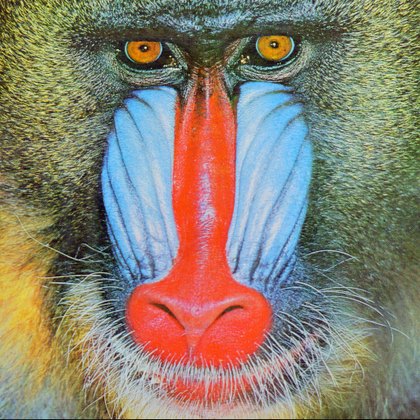
%> input picture Proyecto/4.2.03.tiff, 420 x 420 px, shrunk from 512 x 512 before the run
$ octave Principal_Proj.m   (GNU Octave 9; MATLAB toolbox functions it lacks are replaced by stand-ins)
%> lines starting %> are read from the running program, lines starting %| are printed output that depends on the picture
### Proyecto/SVD_proj.m
function [U,S,V]=SVD_proj(A,k)
% Nombre del programa: SVD_proj.m
% Autor(es): Sebastian Cortez - Valentina Cordova - Maria Fernanda Molina -
% Emil Vega
% Email del (los) autor(es): sebastian.cortez@yachaytech.edu.ec -
% airina.cordova@yachaytech.edu.ec maria.molina@yachaytech.edu.ec -
% emil.vega@yachaytech.edu.ec
% Fecha de entrega: Julio 21 de 2016
% Breve descripcion del programa : La siguiente función realiza la
% descomposición en valores singulares de una matriz
% Datos de entrada:
% A: Matriz a aproximar
% k: Número de valores singulares para la aproximación
% Datos de salida:
% U: Matriz formada a partir de S y V
% S: Matriz diagonal con los valores singulares
% V: Matriz con los autovectores ortonormalizados

% Condicionamos que k debe ser menor que el tamaño de la matriz A
if k > length(A)
    fprintf('El número de autovalores debe ser menor o igual al tamaño de la matriz')
else
    % AD es una deflación de A
    AD = A*A';
    lambda = zeros(1,k);
    V=zeros(length(A),k);
    S=zeros(k,k);
    U=zeros(length(A),k);
    for i=1:k
        % El método de Hotelling nos da los autovalores y los autovectores
        [AD,lambda(i),x1] = Def_Hotelling (AD);
        % Encontramos el valor singular y lo guardamos en la matriz S
        S(i,i) = sqrt(lambda(i));
        % Invocamos el código Inv_Pow para obtener una mejor aproximación
        % del autovector. Pasamos como paŕametro sigma = lambda + epsilon;
        % con epsilon una pequeña perturbación
        [~,x1,~]= Inv_Pow_Z(A'*A,lambda(i)+1e-3,1e-10,1000,x1);
        % Guardamos el autovector obtenido en la matriz V
        V(:,i)=x1;
    end
    % Ortonormalizamos las columnas de la matriz V mediante la función de
    % gram_schmidt
    V = gram_schmidt (V);
    for i=1:k
        % Obtenemos la matriz U a partir de S y V
        U(:,i) = (A*V(:,i))/S(i,i);
    end
    % Ortonormalizamos las columnas de la matriz U mediante la función de
    % gram_schmidt
    U=gram_schmidt (U);
end

### Proyecto/Def_Hotelling.m
function [AD,lambda,v1] = Def_Hotelling (A)
% Este programa calcula el autovalor de m�dulo m�ximo de A orden n
% ( k <= n) via M�todo de la potencias.
% Devuelve el autopar (lambda,x) y una matriz similar AD que
% representa una deflaci�n de A por el m�todo de Hotelling.
% Si el espectro de A es {l1,l2, ...,ln} tal que:
% |l1| > |l2| >= ....|ln| entonces el espectro de AD es
% {0,l2,l3,...,ln}
%
% Input:
%        A:  Una matriz sim�trica de orden n
% Output:
%
% Autor: Zenaida Castillo
% Fecha: 11/07/2016

[m,n]= size(A);
if n ~=m
    disp('Matriz A debe ser cuadrada');
    return;
end;

tol=1e-10; maxit=100000;
x0=randn(n,1);
[lambda,x,iter]=Power_method_Z(A,tol,maxit,x0);
if iter >= maxit
    disp('no convergencia');
end

v1=x/norm(x);
% Proceso de deflacion
AD = A -lambda*(v1*v1');

### Proyecto/Power_method_Z.m
function [lambda,x,i]=Power_method_Z(A,tol,maxit,x0)
%=============================================================
% Power method: Computes the eigenvalue/eigenvector of
% largest module.
%Input:     A, the matrix.
%           tol, a tolerance for stopping criteria.
%           maxit, the maximun number of itertions allowed.
%           x0, an initial guess for the eigenvector.
%Output:    lambda, an approximation to the eigenvalue of the
%           largest module.
%           x, an approximation to the associate eigenvector.
%           i, iterations required to coverge.
%
%Date: April, 2016
%Author: Z. Castillo
%=============================================================
[m,n]=size(A); lambda0=inf; naf=norm(A,'fro');
if m~=n
    disp('A no es cuadrada');
    return;
end;
conv=0; i=0;
while conv==0 && i < maxit
    i=i+1;
    y = A*x0;
    if norm(y) < 1e-10
        lambda=0;
        return;
    end;
    x = y/norm(y);
    w=x0/norm(y);
    lambda=x'*A*x;
    if ((norm(x-x0)/naf < tol) || (abs(lambda-lambda0)/naf < tol))
        conv=1;
    end
    x0=x;  lambda0=lambda;
end;
if i==maxit
    disp('Numero maximo de iteraciones alcanzado');
else
    %fprintf('it = %3i, lambda = %12.5e\n',i,lambda);
end;

### Proyecto/Inv_Pow_Z.m
function [mu,x1,it]= Inv_Pow_Z(A,sigma,tol,maxit,x0)
%=============================================================
% Inverse Iteration method: Computes the eigenvalue/eigenvector
% closest to sigma.
%Input:     A, the matrix.
%           sigma, the shift.
%           tol, a tolerance for stopping criteria.
%           maxit, the maximun number of itertions allowed.
%           x0, an initial guess for the eigenvector.
%Output:    mu, an approximation to the eigenvalue closest
%           to sigma.
%           x1, an approximation to the associate eigenvector.
%           it, iterations required to coverge.
%
%Date: April, 2016
%Author: Z. Castillo
%=============================================================
n = length(A);
[L,U]=lu(A-sigma*eye(n)); conv=0; it=0; naf=norm(A,'fro');
while (conv==0 & it < maxit)
    it = it+1;
    y = U\(L\x0);
    x1 = y/norm(y);
    w = x0/norm(y);
    rho = x1'*w;
    mu = sigma+rho;
    r = w -rho*x1;
    x0=x1;
    if ((norm(r)/naf) < tol) conv=1; end;
end;
if i==maxit
    disp('Numero maximo de iteraciones alcanzado');
else
    %fprintf('it = %3i, lambda = %12.5e\n',it,mu);
end;

### Proyecto/gram_schmidt.m
function Q = gram_schmidt (A)
% Nombre del programa: gram_scgmidt.m
% Autor(es): Sebastian Cortez - Valentina Cordova - Maria Fernanda Molina -
% Emil Vega
% Email del (los) autor(es): sebastian.cortez@yachaytech.edu.ec -
% airina.cordova@yachaytech.edu.ec maria.molina@yachaytech.edu.ec -
% emil.vega@yachaytech.edu.ec
% Fecha de entrega: Julio 21 de 2016
% Breve descripcion del programa : La siguiente función realiza la
% ortonormalización de las columnsas de A
% Datos de entrada:
% A: Matriz a ortonormalizar
% Datos de salida:
% Q: Matriz ortonormalizada

[m,n]=size(A);
Q=zeros(m,n);
R=zeros(n,n);
for j=1:n
    % Inicializamos la primera columna de Q
    v=A(:,j);
    for i=1:j-1
        % Realizamos la resta dependiendo de las columnas de A
        R(i,j)=Q(:,i)'*A(:,j);
        % Guardamos el nuevo valor de v
        v=v-R(i,j)*Q(:,i);
    end
    % Guardamos la norma de v
    R(j,j)=norm(v);
    % Creamos nuetra matriz Q ortonormalizada dividiendo el vector v por la
    % norra del mismo.
    Q(:,j)=v/R(j,j);
end


### Proyecto/Principal_Proj.m
% Nombre del programa: Principal_Proy.m
% Autor(es): Sebastian Cortez - Valentina Cordova - Maria Fernanda Molina -
% Emil Vega
% Email del (los) autor(es): sebastian.cortez@yachaytech.edu.ec -
% airina.cordova@yachaytech.edu.ec maria.molina@yachaytech.edu.ec -
% emil.vega@yachaytech.edu.ec
% Fecha de entrega: Julio 21 de 2016
% Breve descripcion del programa : El siguiente script calcula la imágen
% aproximada de A, dependiendo de la cantidad de valores singulares (k) que
% se desee, asi como tambien grafica la imagen original A y la aproximada
% de A. Además, si se desea se puede obtener una gráfica de los errores
% relativos por cada color para distintos valores de k.
% Datos de entrada:
% Nobre de la imagen original
% Núumero de valores singulares que se desean calcular
% Datos de salida:
% Imagen de A y aproximación de A y su error relativo para distintos valores de k.

clear
clc
%Se ingresa el nombre del archivo a aproximar
imagen =input('Escriba el nombre de la imagen a aproximar \ncon su extención respectiva y entre comillas simples: ');
%> the answer given: '4.2.03.tiff'
%imread transforma la imagen en una matriz
A=imread(imagen);
%> A is the input picture: size 420x420x3 uint8; mean R, G, B 137.4, 128.9, 113.1
fprintf('El tamaño de su matriz es: %i\n', length(A))
%| El tamaño de su matriz es: 420
k=input('Ingrese el número de valores singulares que desee: ');
%> the answer given: 3
%La matriz A conste de 3 matrices. Separamos cada una. Ar ( Matriz Color
%Rojo) Ag(Matriz color verde) Ab (Matriz Color Azul)
Ar = A(:, :, 1);
Ag = A(:, :, 2);
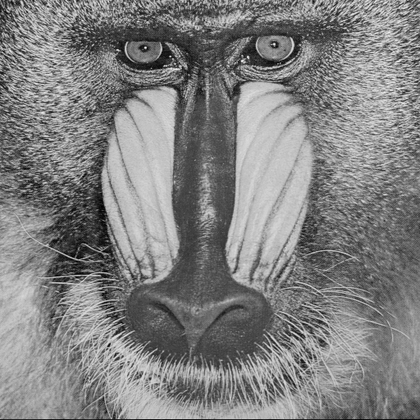
%> Ag: size 420x420 uint8; min 0, max 255, mean 128.9
Ab = A(:, :, 3);
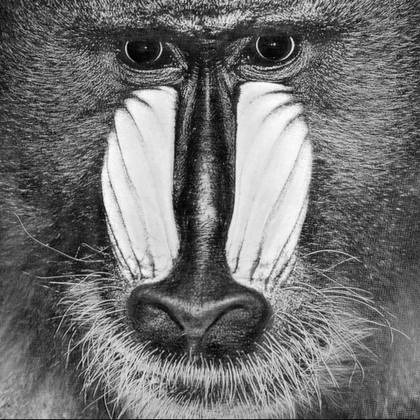
%> Ab: size 420x420 uint8; min 0, max 254, mean 113.1

%Devuelve el valor de doble presicion de Ar,Ag,Ab
Ar= double(Ar);
%> Ar: size 420x420 double
Ag= double(Ag);
%> Ag: size 420x420 double
Ab= double(Ab);
%> Ab: size 420x420 double

%Realiza la Descomposicion deValores singulares de cada una de las matrices
[Ur,Sr,Vr]=SVD_proj(Ar,k);
%> the loop in SVD_proj, `for i=1:k` made 3 passes
%> after the loop in SVD_proj, `for i=1:k`: S = [59848.3 0 0; 0 9350.5 0; 0 0 5422.3]; V = 420 rows, first 12: [-0.0509 -0.0362 -0.0708; -0.0506 -0.0351 -0.0776; -0.0511 -0.0271 -0.0813; -0.0512 -0.0288 -0.0816; -0.0511 -0.0313 -0.0832; -0.0512 -0.0312 -0.0818; -0.0518 -0.0271 -0.0806; -0.0522 -0.0215 -0.079; -0.0523 -0.017 -0.0819; -0.052 -0.0164 -0.0859; -0.0523 -0.0149 -0.0867; -0.052 -0.0223 -0.0847]; lambda = [3.58e+09 87432065 29401747.6]; x1 = 420 values, max 0.0728 at index 190, min -0.101 at index 24, mean -0.000165
%> in gram_schmidt, `[m,n]=size(A);`: n = 3
%> the loop in gram_schmidt, `for j=1:n` made 3 passes
%> after the loop in gram_schmidt, `for j=1:n`: Q has the same summary as V in SVD_proj; R = [1 3.26e-15 1.14e-15; 0 1 -2.72e-09; 0 0 1]
%> after the loop in SVD_proj, `for i=1:k`: U = 420 rows, first 12: [-0.0392 0.0709 0.0109; -0.0375 0.0713 0.01; -0.0369 0.0748 0.0121; -0.0371 0.0798 0.00297; -0.0372 0.0863 -0.00652; -0.0359 0.0832 -0.0196; -0.0359 0.0825 -0.0156; -0.0364 0.0882 -0.00693; -0.0362 0.0932 0.00261; -0.0354 0.088 -0.00101; -0.0348 0.0883 -0.00606; -0.0354 0.0933 -0.00233]
%> the loop in gram_schmidt (call 2), `for j=1:n` made 3 passes
%> after the loop in gram_schmidt (call 2), `for j=1:n`: Q = 420 rows, first 12: [-0.0392 0.0725 0.0109; -0.0375 0.0728 0.01; -0.0369 0.0765 0.0121; -0.0371 0.0815 0.00297; -0.0372 0.0882 -0.00652; -0.0359 0.085 -0.0196; -0.0359 0.0843 -0.0156; -0.0364 0.0901 -0.00693; -0.0362 0.0952 0.00261; -0.0354 0.09 -0.00101; -0.0348 0.0902 -0.00606; -0.0354 0.0953 -0.00233]; R = [1 -2.27e-14 -1.66e-14; 0 0.979 2.97e-09; 0 0 1]
%> in SVD_proj, `U=gram_schmidt (U);`: U has the same summary as Q in gram_schmidt
%> Ur has the same summary as Q in gram_schmidt; Sr = [59848.3 0 0; 0 9350.5 0; 0 0 5422.3]; Vr has the same summary as V in SVD_proj
[Ug,Sg,Vg]=SVD_proj(Ag,k);
%> the loop in SVD_proj (call 2), `for i=1:k` made 3 passes
%> after the loop in SVD_proj (call 2), `for i=1:k`: S = [54902.1 0 0; 0 9169.7 0; 0 0 5161.3]; V = 420 rows, first 12: [0.0495 -0.0258 -0.131; 0.0495 -0.0276 -0.139; 0.0499 -0.0311 -0.141; 0.0501 -0.0297 -0.14; 0.0502 -0.0291 -0.142; 0.0501 -0.0277 -0.143; 0.051 -0.0301 -0.135; 0.0517 -0.0341 -0.128; 0.0519 -0.0364 -0.125; 0.0518 -0.0369 -0.127; 0.052 -0.0371 -0.127; 0.0518 -0.0331 -0.125]; lambda = [3.01e+09 84084219.5 26638946.5]; x1 = 420 values, max 0.0847 at index 374, min -0.143 at index 6, mean -0.000766
%> after the loop in gram_schmidt (call 3), `for j=1:n`: Q has the same summary as V in SVD_proj; R = [1 -6.22e-15 5.29e-16; 0 1 -8.1e-11; 0 0 1]
%> after the loop in SVD_proj (call 2), `for i=1:k`: U = 420 rows, first 12: [0.0497 -0.0179 0.0347; 0.0484 -0.0181 0.0367; 0.0477 -0.0264 0.0424; 0.048 -0.0355 0.039; 0.048 -0.0411 0.0452; 0.0464 -0.0357 0.0433; 0.0466 -0.0392 0.039; 0.0477 -0.0427 0.0333; 0.0471 -0.0471 0.038; 0.0461 -0.0452 0.0296; 0.0462 -0.0406 0.0282; 0.0468 -0.0411 0.0467]
%> after the loop in gram_schmidt (call 4), `for j=1:n`: Q = 420 rows, first 12: [0.0497 -0.0179 0.0347; 0.0484 -0.0181 0.0367; 0.0477 -0.0264 0.0424; 0.048 -0.0355 0.039; 0.048 -0.0412 0.0452; 0.0464 -0.0357 0.0433; 0.0466 -0.0392 0.039; 0.0477 -0.0427 0.0333; 0.0471 -0.0471 0.038; 0.0461 -0.0452 0.0296; 0.0462 -0.0406 0.0282; 0.0468 -0.0411 0.0467]; R = [1 3.41e-14 -4.3e-15; 0 1 9.82e-11; 0 0 1]
%> in SVD_proj (call 2), `U=gram_schmidt (U);`: U has the same summary as Q in gram_schmidt
%> Ug has the same summary as Q in gram_schmidt; Sg = [54902.1 0 0; 0 9169.7 0; 0 0 5161.3]; Vg has the same summary as V in SVD_proj
[Ub,Sb,Vb]=SVD_proj(Ab,k);
%> call 3 of SVD_proj, with k = 3
%> in SVD_proj (call 3), `AD = A*A';`:
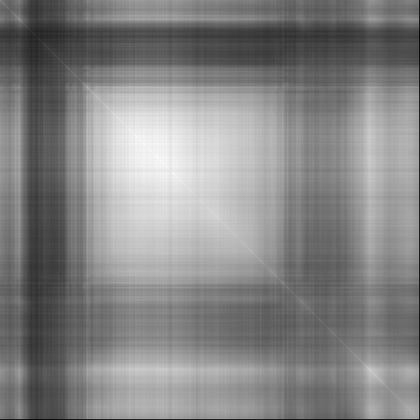
%> AD: size 420x420 double; min 373442, max 10669567, mean 5771708.4; drawn with min black and max white
%> the loop in SVD_proj (call 3), `for i=1:k` made 3 passes
%> pass 1, in SVD_proj (call 3), `[AD,lambda(i),x1] = Def_Hotelling (AD);`:
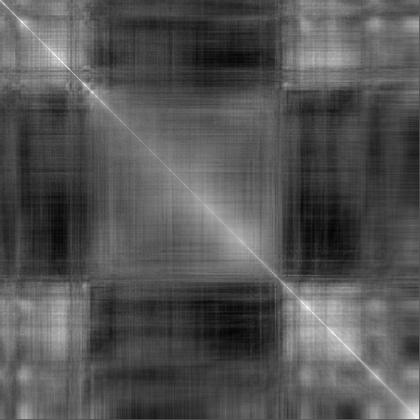
%> AD: size 420x420 double; min -744684.8, max 1536334.7, mean 10037.3; drawn with min black and max white
%> pass 3, in SVD_proj (call 3), `[AD,lambda(i),x1] = Def_Hotelling (AD);`:
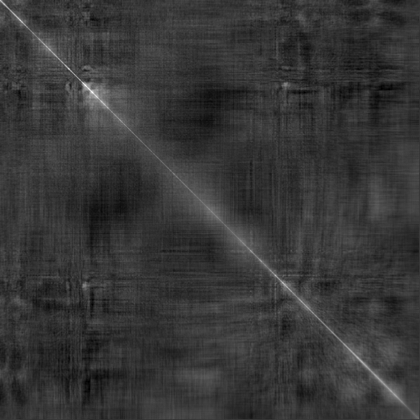
%> AD: size 420x420 double; min -326122.7, max 1176001.2, mean 76.4; drawn with min black and max white
%> after the loop in SVD_proj (call 3), `for i=1:k`: S = [50333 0 0; 0 10901.2 0; 0 0 6423.6]; V = 420 rows, first 12: [-0.0322 -0.0348 0.027; -0.0324 -0.0334 0.0332; -0.0328 -0.0354 0.0375; -0.033 -0.0331 0.0371; -0.0335 -0.0324 0.0346; -0.0336 -0.031 0.0357; -0.0339 -0.0307 0.0372; -0.0345 -0.0314 0.0361; -0.0349 -0.0292 0.035; -0.0345 -0.0303 0.035; -0.0349 -0.0299 0.0378; -0.0351 -0.0273 0.0376]; lambda = [2.53e+09 118836250.3 41263074.8]; x1 = 420 values, max 0.133 at index 176, min -0.102 at index 304, mean 0.00544
%> after the loop in gram_schmidt (call 5), `for j=1:n`: Q has the same summary as V in SVD_proj; R = [1 9.88e-14 -7.41e-14; 0 1 7.48e-11; 0 0 1]
%> after the loop in SVD_proj (call 3), `for i=1:k`: U = 420 rows, first 12: [-0.0432 -0.0402 0.026; -0.0427 -0.0397 0.0257; -0.0421 -0.0451 0.0202; -0.0416 -0.0488 0.0173; -0.0416 -0.0498 0.00279; -0.04 -0.0447 -0.00865; -0.0403 -0.0449 -0.0114; -0.0407 -0.0469 -0.0203; -0.0395 -0.0471 -0.0171; -0.0384 -0.0417 -0.0146; -0.0391 -0.0382 -0.0165; -0.0403 -0.0389 -0.0207]
%> after the loop in gram_schmidt (call 6), `for j=1:n`: Q has the same summary as U in SVD_proj; R = [1 -4.32e-13 5.8e-13; 0 1 -8.2e-11; 0 0 1]
%> Ub has the same summary as U in SVD_proj; Sb = [50333 0 0; 0 10901.2 0; 0 0 6423.6]; Vb has the same summary as V in SVD_proj

%Calculamos la Aproximacion de cada color.
A_red=Ur*Sr*Vr';
A_green=Ug*Sg*Vg';
A_blue=Ub*Sb*Vb';

%Cambiando el tipo de dato
A_red = uint8(floor(A_red));
A_green = uint8(floor(A_green));
A_blue = uint8(floor(A_blue));

%Concatemamos las aproximaciones de las tres matrices de colores.
Aprox_image = cat(3, A_red, A_green, A_blue);

% Grafica de A real y A aproximada.
figure

subplot(1, 2, 1);
imshow(A);
title('Imagen Original');

subplot(1, 2, 2);
imshow(Aprox_image);
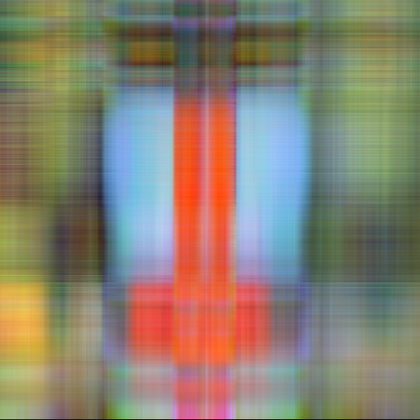
%> displayed picture: size 420x420x3, on the screen's scale of 0 to 255; mean R, G, B 136.9, 128.4, 112.6
title('Imagen Comprimida');

% Gráfica de los valores singulares

% Preguntamos al usuario si desea presentar los valores singulares
r = input('¿Desea presentar los valores singulares? \nDigite 1 o 2: 1 = Si ; 0 = No: ');
%> the answer given: 1
if r==1 || r==0
    if r==1
        % Tranformamos la matriz diagonal de valores singulares en vector
        Sr=diag(Sr);
%> Sr = [59848.3; 9350.5; 5422.3]
        Sg=diag(Sg);
%> Sg = [54902.1; 9169.7; 5161.3]
        Sb=diag(Sb);
%> Sb = [50333; 10901.2; 6423.6]

        x=1:1:k;

        figure
        subplot(2,2,1)
        plot(x,Sr,'r')
        title('Valores singulares - Color rojo')
        xlabel('Posición de los valores singulares')
        ylabel('Valor singular')
        legend('Valores singulares')
        subplot(2,2,2)
        plot(x,Sg,'g')
        title('Valores singulares - Color verde')
        xlabel('Posición de los valores singulares')
        ylabel('Valor singular')
        legend('Valores singulares')
        subplot(2,2,3)
        plot(x,Sb,'b')
        title('Valores singulares - Color blue')
        xlabel('Posición de los valores singulares')
        ylabel('Valor singular')
        legend('Valores singulares')
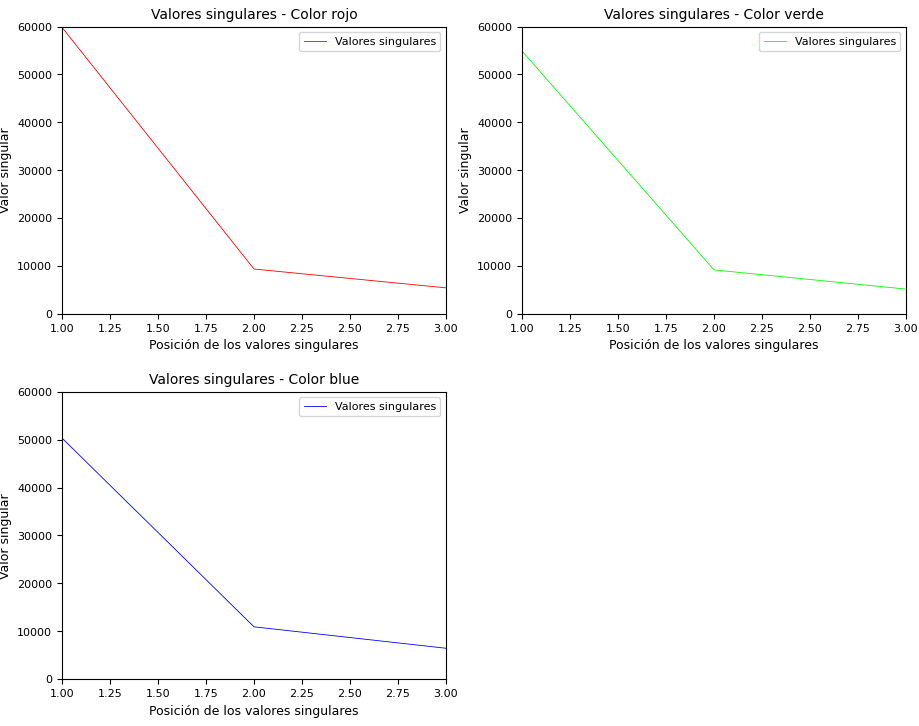
%> figure redrawn from the program's plot data, 3 panels
    end
    fprintf('Gracias.. :) \n')
else
    fprintf('El valor ingresado debió ser 1 o 0.. :(\n')
end

% Preguntamos al usuario si desea presentar la comparación de errores
r = input('¿Desea comparar los errores? \nDigite 1 o 2: 1 = Si ; 0 = No: ');
%> the answer given: 1
if r==1 || r==0
    if r==1
        % c: Numero de valores singulares a comparar
        c=input('¿Cuántos k desea comparar?: ');
%> the answer given: 3
        % k2: Vector con el número de k para cada comparación
        k2=zeros(c,1);
        for i=1:c
%> (the run ends here)
